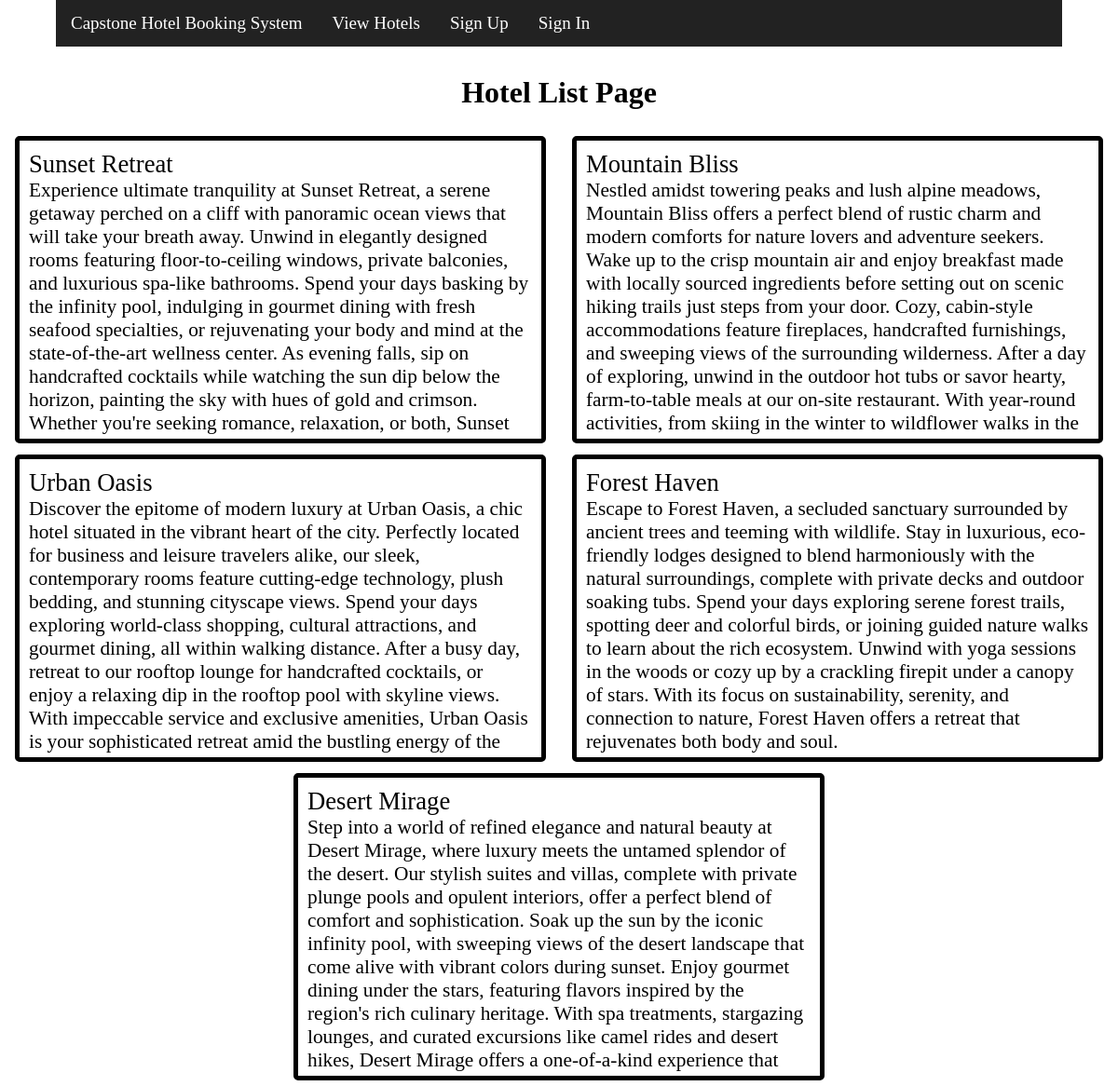
/hotel_list, run on the app's committed database.
### Hotels/models.py (models this page shows)
class Hotel(models.Model):
    name = models.CharField(max_length=100)
    address_line_1 = models.TextField()
    address_line_2 = models.TextField()
    town_city = models.TextField()
    country = models.TextField()
    description = models.TextField()

### Hotels/views.py (the view)
# urls.py: path('hotel_list', views.HotelList, name='Hotel List'),
def HotelList(request):
    template = loader.get_template("hotel_list.html")
    context = {'hotels': Hotel.objects.all().values()}
    return HttpResponse(template.render(context, request))

### Hotels/templates/hotel_list.html (shortened to what this page needs)
<!DOCTYPE html>
<html>
    <head>
        {% load static %}
        <link rel="stylesheet" href="/static/css/hotel_list.css">
    </head>
    <body>
        {% include 'page_header.html' %}
        <h1>Hotel List Page</h1>
        {% for x in hotels %}
            <div class="hotel_details" onclick="location.href='/hotel_details/{{x.id}}';">
                <div class="hotel_details_name">{{ x.name }}</div>
                <div class="hotel_details_description">{{ x.description }}</div>
            </div>
        {% endfor %}
    </body>
</html>

### Hotels/static/css/hotel_list.css (style rules this page uses)
div.hotel_details { display:inline-flex; flex-direction:column; align-content: center; overflow:auto; width:45%; height:300px; margin-top:0.5%; margin-bottom:0.5%; margin-left:1%; margin-right:1%; padding:10px; border:black solid 5px; border-radius: 5px; cursor: pointer; }
div.hotel_details_name { display:inline-flex; justify-self: center; text-align:center; font-size:20pt; }
div.hotel_details_description { display:inline-flex; text-align:left; font-size:16pt; }

### Core/static/css/base.css (style rules this page uses)
body { text-align:center; margin:0px; }

### data on the page
Hotel: name "Sunset Retreat", description "Experience ultimate tranquility at Sunset Retreat, a serene getaway perched on a cliff with panoramic ocean views that will take your breath away. Unwind in elegantly designed rooms featuring floor-to-ceiling windows, private balconies, and luxurious spa-like bathrooms. Spend your days basking by the infinity pool, indulging in gourmet dining with fresh seafood specialties, or rejuvenating your body and mind at the state-of-the-art wellness center. As evening falls, sip on handcrafted cocktails while watching the sun dip below the horizon, painting the sky with hues of gold and crimson. Whether you're seeking romance, relaxation, or both, Sunset…"
Hotel: name "Mountain Bliss", description "Nestled amidst towering peaks and lush alpine meadows, Mountain Bliss offers a perfect blend of rustic charm and modern comforts for nature lovers and adventure seekers. Wake up to the crisp mountain air and enjoy breakfast made with locally sourced ingredients before setting out on scenic hiking trails just steps from your door. Cozy, cabin-style accommodations feature fireplaces, handcrafted furnishings, and sweeping views of the surrounding wilderness. After a day of exploring, unwind in the outdoor hot tubs or savor hearty, farm-to-table meals at our on-site restaurant. With year-round activities, from skiing in the winter to wildflower walks in the…"
Hotel: name "Urban Oasis", description "Discover the epitome of modern luxury at Urban Oasis, a chic hotel situated in the vibrant heart of the city. Perfectly located for business and leisure travelers alike, our sleek, contemporary rooms feature cutting-edge technology, plush bedding, and stunning cityscape views. Spend your days exploring world-class shopping, cultural attractions, and gourmet dining, all within walking distance. After a busy day, retreat to our rooftop lounge for handcrafted cocktails, or enjoy a relaxing dip in the rooftop pool with skyline views. With impeccable service and exclusive amenities, Urban Oasis is your sophisticated retreat amid the bustling energy of the…"
Hotel: name "Forest Haven", description "Escape to Forest Haven, a secluded sanctuary surrounded by ancient trees and teeming with wildlife. Stay in luxurious, eco-friendly lodges designed to blend harmoniously with the natural surroundings, complete with private decks and outdoor soaking tubs. Spend your days exploring serene forest trails, spotting deer and colorful birds, or joining guided nature walks to learn about the rich ecosystem. Unwind with yoga sessions in the woods or cozy up by a crackling firepit under a canopy of stars. With its focus on sustainability, serenity, and connection to nature, Forest Haven offers a retreat that rejuvenates both body and soul."
Hotel: name "Desert Mirage", description "Step into a world of refined elegance and natural beauty at Desert Mirage, where luxury meets the untamed splendor of the desert. Our stylish suites and villas, complete with private plunge pools and opulent interiors, offer a perfect blend of comfort and sophistication. Soak up the sun by the iconic infinity pool, with sweeping views of the desert landscape that come alive with vibrant colors during sunset. Enjoy gourmet dining under the stars, featuring flavors inspired by the region's rich culinary heritage. With spa treatments, stargazing lounges, and curated excursions like camel rides and desert hikes, Desert Mirage offers a one-of-a-kind experience that…"
